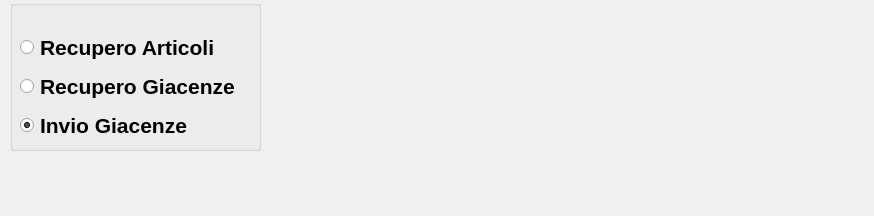
<?xml version="1.0" encoding="UTF-8"?>
<ui version="4.0">
 <class>formsyncshop</class>
 <widget class="QDialog" name="formsyncshop">
  <property name="geometry">
   <rect>
    <x>0</x>
    <y>0</y>
    <width>874</width>
    <height>216</height>
   </rect>
  </property>
  <property name="windowTitle">
   <string>Dialog</string>
  </property>
  <widget class="QGroupBox" name="groupBox">
   <property name="geometry">
    <rect>
     <x>10</x>
     <y>0</y>
     <width>251</width>
     <height>151</height>
    </rect>
   </property>
   <property name="title">
    <string/>
   </property>
   <widget class="QWidget" name="">
    <property name="geometry">
     <rect>
      <x>10</x>
      <y>30</y>
      <width>226</width>
      <height>116</height>
     </rect>
    </property>
    <layout class="QVBoxLayout" name="verticalLayout">
     <item>
      <widget class="QRadioButton" name="radioArticoli">
       <property name="font">
        <font>
         <pointsize>16</pointsize>
         <weight>75</weight>
         <bold>true</bold>
        </font>
       </property>
       <property name="text">
        <string>Recupero Articoli</string>
       </property>
       <property name="checked">
        <bool>false</bool>
       </property>
      </widget>
     </item>
     <item>
      <widget class="QRadioButton" name="radio_sqlite_2">
       <property name="font">
        <font>
         <pointsize>16</pointsize>
         <weight>75</weight>
         <bold>true</bold>
        </font>
       </property>
       <property name="text">
        <string>Recupero Giacenze</string>
       </property>
       <property name="checked">
        <bool>false</bool>
       </property>
      </widget>
     </item>
     <item>
      <widget class="QRadioButton" name="radio_sqlite_3">
       <property name="font">
        <font>
         <pointsize>16</pointsize>
         <weight>75</weight>
         <bold>true</bold>
        </font>
       </property>
       <property name="text">
        <string>Invio Giacenze</string>
       </property>
       <property name="checked">
        <bool>true</bool>
       </property>
      </widget>
     </item>
    </layout>
   </widget>
  </widget>
 </widget>
 <resources/>
 <connections/>
</ui>
